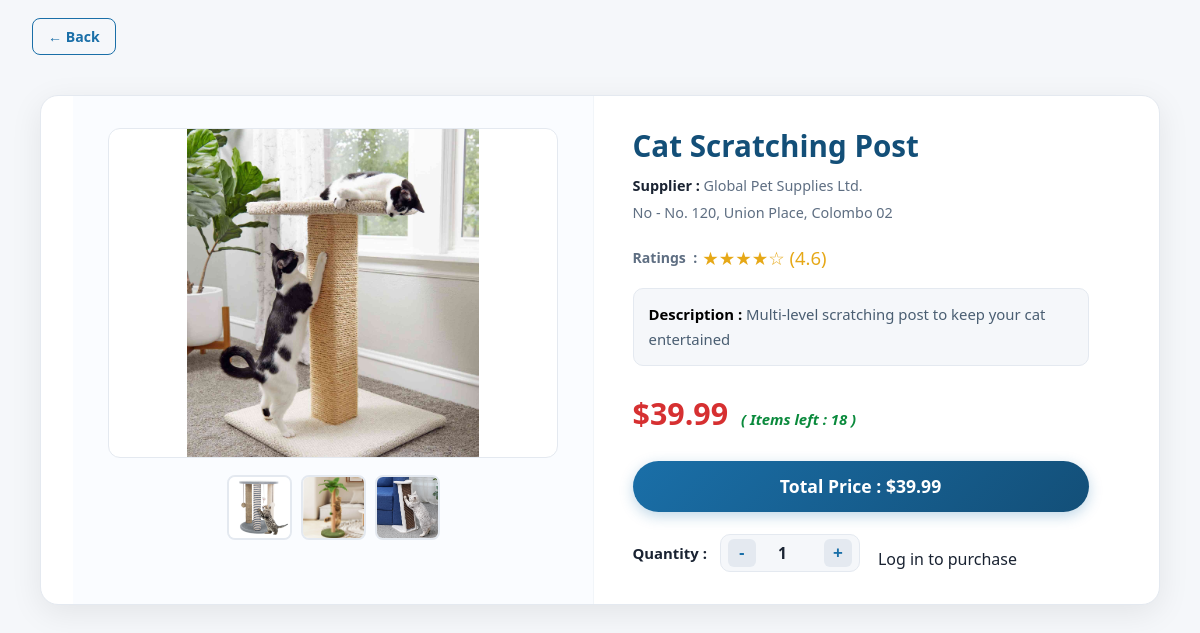
/product-des.php?id=5, run on the app's committed database.
### tables this page shows
CREATE TABLE `products` (
  `id` int(11) NOT NULL,
  `name` varchar(100) NOT NULL,
  `description` text DEFAULT NULL,
  `price` decimal(10,2) NOT NULL,
  `stock_quantity` int(11) NOT NULL DEFAULT 0,
  `image_url` varchar(255) DEFAULT NULL,
  `pet_type_id` int(11) DEFAULT NULL,
  `product_type_id` int(11) DEFAULT NULL,
  `ratings` decimal(10,1) DEFAULT NULL,
  `img1` varchar(100) DEFAULT NULL,
  `img2` varchar(100) DEFAULT NULL,
  `img3` varchar(100) DEFAULT NULL,
  `supplier_id` int(11) DEFAULT NULL
);

CREATE TABLE `suppliers` (
  `supplier_id` int(11) NOT NULL,
  `sup_name` varchar(100) NOT NULL,
  `sup_phone` varchar(100) NOT NULL,
  `sup_email` varchar(100) NOT NULL,
  `sup_address` varchar(100) DEFAULT NULL
);

### includes/auth.php (called while the page is built, shortened)
<?php
function isLoggedIn() {
    return false;
}
?>

### public/product-des.php (the view, shortened to what this page needs)
<?php
require_once '../includes/auth.php' ;
$conn = getConnection();
$product_id = isset($_GET['id']) ? intval($_GET['id']) : 0;
$sql = "SELECT p.name, p.image_url, p.description, p.price, p.ratings, p.img1, p.img2, p.img3, p.stock_quantity, s.sup_name , s.sup_address
        FROM products p
        JOIN suppliers s ON p.supplier_id = s.supplier_id
        WHERE p.id = $product_id";
$result = $conn->query($sql);
$product = $result ? $result->fetch_assoc() : null;
?>
<!DOCTYPE html>
<html lang="en">
<head>
  <link rel="stylesheet" href="../css/style.css">
  <link rel="stylesheet" href="../css/product-des.css">
</head>
<body>
  <a href="products.php" class="back-btn">&larr; Back </a>
  <?php if($product): ?>
  <div class="container">
    <div class="left">
      <img id="main-img" class="main-img" src="<?php echo $product['image_url']; ?>" alt="Product Image">
      <div class="thumbnails">
        <img src="<?php echo $product['img1']; ?>" onclick="changeMainImage(this.src)">
        <img src="<?php echo $product['img2']; ?>" onclick="changeMainImage(this.src)">
        <img src="<?php echo $product['img3']; ?>" onclick="changeMainImage(this.src)">
      </div>
    </div>
    <div class="right">
      <div class="product-name"><?php echo $product['name']; ?></div>
      <div class="supplier"><span>Supplier : </span><?php echo $product['sup_name']; ?></div>
      <div class="supplier2">No - <?php echo $product['sup_address']?></div>
      <div class="ratings"><span>Ratings &nbsp;:  </span>
        <?php
            $rating = $product['ratings'];
            $fullStars = floor($rating);
            $emptyStars = 5 - ($fullStars);
            for ($i = 0; $i < $fullStars; $i++) {
            echo '★';
            }
            for ($i = 0; $i < $emptyStars; $i++) {
            echo '☆';
            }
            echo " (" . number_format($rating, 1) . ")";
         ?>
      </div>
      <div class="description"><div style="color:black ; display:inline-block;font-weight:550;" >Description :&nbsp;</div><?php echo $product['description']; ?></div>
      <div class="product-price">
        <div class="price">$<?php echo number_format($product['price'],2) ; ?></div>
        <div class="stock">( Items left : <?php echo $product['stock_quantity']; ?>&nbsp;)</div>
      </div>
      <p id="total-price" class="total-price">Total Price : $<?php echo number_format($product['price'], 2); ?></p>
      <form method="post" class="action-row" onsubmit="return false ;">
        <div class="quantity-box">
          <div class="quantity-label">Quantity :</div>
          <div class="quantity-controls">
            <button type="button" class="controls" onclick="adjustQuantity(-1)">-</button>
            <input type="number" id="quantity" name="quantity" value="1" min="1">
            <button type="button" class="controls" onclick="adjustQuantity(1)">+</button>
          </div>
        </div>
        <?php if(isLoggedIn()): ?>
            <button class="add-to-cart-button" data-product-id="<?php echo $product_id; ?>"
              onclick="addToCart(<?php echo $product_id ?> , document.getElementById('quantity').value)">
                Add to Cart
            </button>
        <?php else : ?>
            <p><a href="login.php">Log in to purchase</a></p>
        <?php endif ; ?>
      </form>
    </div>
  </div>
  <?php else: ?>
    <p style="text-align:center; margin-top:2rem;">Product not found.</p>
  <?php endif; ?>
</body>
</html>

### css/style.css (style rules this page uses)
*, *::before, *::after { margin: 0; padding: 0; box-sizing: border-box; }
:root { --primary: #1a6fa8; --primary-dk: #134f78; --primary-lt: #e8f3fb; --accent: #f06030; --accent-lt: #fff1eb; --success: #0a8a3c; --danger: #d93025; --bg: #f5f7fa; --surface: #ffffff; --border: #e4e9f0; --text: #1a2332; --text-muted: #5e6e82; --radius-sm: 8px; --radius: 12px; --radius-lg: 18px; --shadow-xs: 0 1px 4px rgba(0,0,0,0.06); --shadow-sm: 0 2px 10px rgba(0,0,0,0.08); --shadow-md: 0 6px 24px rgba(0,0,0,0.10); --shadow-lg: 0 14px 44px rgba(0,0,0,0.13); --transition: 0.22s ease; --font: 'Segoe UI', system-ui, -apple-system, sans-serif; }
html { scroll-behavior: smooth; }
body { font-family: var(--font); background: var(--bg); color: var(--text); line-height: 1.65; -webkit-font-smoothing: antialiased; }
a { color: inherit; text-decoration: none; }
img { display: block; max-width: 100%; }
.container { max-width: 1440px; margin: 0 auto; padding: 0 32px; }

### css/product-des.css (style rules this page uses)
body { font-family: 'Segoe UI', system-ui, sans-serif; background: #f5f7fa; margin: 0; padding: 0; color: #1a2332; }
.back-btn { display: inline-flex; align-items: center; gap: 6px; margin: 1.1rem 2rem; text-decoration: none; color: #1a6fa8; font-weight: 600; font-size: 0.88rem; border: 1.5px solid #1a6fa8; padding: 6px 15px; border-radius: 8px; transition: all 0.22s ease; }
.container { display: flex; flex-wrap: wrap; max-width: 1120px; margin: 1.4rem auto 3rem; background: #fff; border-radius: 18px; box-shadow: 0 8px 32px rgba(0,0,0,0.08); overflow: hidden; border: 1px solid #e4e9f0; animation: fadeIn 0.32s ease; }
.left { flex: 1; min-width: 290px; padding: 2rem; border-right: 1px solid #f1f5f9; display: flex; flex-direction: column; align-items: center; background: #fafcff; }
.main-img { width: 100%; max-width: 450px; height: 330px; object-fit: contain; border-radius: 12px; border: 1.5px solid #e4e9f0; background: #fff; margin-bottom: 1.1rem; transition: transform 0.28s ease, box-shadow 0.28s ease; }
.thumbnails { display: flex; gap: 9px; justify-content: center; flex-wrap: wrap; }
.thumbnails img { width: 65px; height: 65px; object-fit: cover; border: 2px solid #e4e9f0; border-radius: 8px; cursor: pointer; transition: border-color 0.2s, transform 0.2s; }
.right { flex: 1; min-width: 290px; padding: 2rem 2.4rem; }
.product-name { font-size: 1.85rem; font-weight: 800; color: #134f78; margin-bottom: 0.7rem; line-height: 1.2; }
.supplier { font-size: 0.9rem; color: #5e6e82; margin-bottom: 0.2rem; }
.supplier span { color: #1a2332; font-weight: 600; }
.supplier2 { font-size: 0.9rem; color: #5e6e82; margin-bottom: 1.1rem; }
.ratings { color: #e6a817; font-size: 1.15rem; margin-bottom: 0.9rem; display: flex; align-items: center; gap: 5px; }
.ratings span { color: #5e6e82; font-size: 0.88rem; font-weight: 600; }
.description { color: #4a5e72; font-size: 0.93rem; line-height: 1.7; background: #f5f7fa; padding: 13px 15px; border-radius: 10px; border: 1px solid #e4e9f0; margin-bottom: 1.4rem; transition: background 0.2s; }
.product-price { display: flex; align-items: baseline; gap: 13px; margin: 1.4rem 0; }
.price { font-size: 1.9rem; font-weight: 800; color: #d63031; }
.stock { color: #0a8a3c; font-style: italic; font-weight: 600; font-size: 0.93rem; }
.total-price { font-size: 1.1rem; font-weight: 700; text-align: center; background: linear-gradient(135deg, #1a6fa8, #134f78); color: #fff; padding: 11px 18px; border-radius: 50px; box-shadow: 0 4px 14px rgba(26,111,168,0.28); margin-bottom: 1.4rem; transition: transform 0.22s, box-shadow 0.22s; }
.action-row { display: flex; flex-wrap: wrap; gap: 18px; align-items: flex-end; }
.quantity-box { display: flex; align-items: center; gap: 13px; }
.quantity-label { font-weight: 700; font-size: 0.93rem; color: #1a2332; }
.quantity-controls { display: flex; align-items: center; gap: 7px; background: #f5f7fa; border: 1.5px solid #e4e9f0; border-radius: 10px; padding: 4px 7px; }
.quantity-controls button { width: 28px; height: 28px; border: none; background: #e4e9f0; font-size: 1.05rem; border-radius: 6px; cursor: pointer; font-weight: 700; color: #1a6fa8; transition: background 0.18s, transform 0.15s; display: flex; align-items: center; justify-content: center; }
.quantity-controls input { width: 54px; text-align: center; font-size: 0.97rem; font-weight: 600; border: none; background: transparent; outline: none; color: #1a2332; font-family: 'Segoe UI', system-ui, sans-serif; }

### data on the page
products: image_url (picture), img1 (picture), img2 (picture), img3 (picture), name "Cat Scratching Post", supplier.sup_name "Global Pet Supplies Ltd.", supplier.sup_address "No. 120, Union Place, Colombo 02", ratings "4.6", description "Multi-level scratching post to keep your cat entertained", price "39.99", stock_quantity "18"
